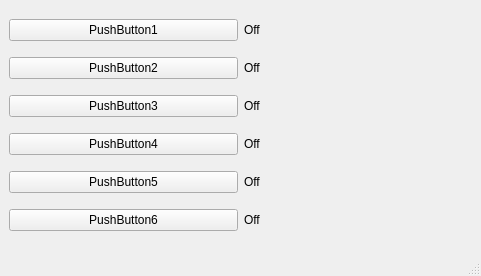
<?xml version="1.0" encoding="UTF-8"?>
<ui version="4.0">
 <class>MainWindow</class>
 <widget class="QMainWindow" name="MainWindow">
  <property name="geometry">
   <rect>
    <x>0</x>
    <y>0</y>
    <width>481</width>
    <height>276</height>
   </rect>
  </property>
  <property name="windowTitle">
   <string>MainWindow</string>
  </property>
  <widget class="QWidget" name="centralwidget">
   <layout class="QGridLayout" name="gridLayout">
    <item row="0" column="0">
     <widget class="QPushButton" name="pushButton">
      <property name="text">
       <string>PushButton1</string>
      </property>
     </widget>
    </item>
    <item row="1" column="0">
     <widget class="QPushButton" name="pushButton_2">
      <property name="text">
       <string>PushButton2</string>
      </property>
     </widget>
    </item>
    <item row="4" column="0">
     <widget class="QPushButton" name="pushButton_5">
      <property name="text">
       <string>PushButton5</string>
      </property>
     </widget>
    </item>
    <item row="5" column="0">
     <widget class="QPushButton" name="pushButton_6">
      <property name="text">
       <string>PushButton6</string>
      </property>
     </widget>
    </item>
    <item row="2" column="0">
     <widget class="QPushButton" name="pushButton_3">
      <property name="text">
       <string>PushButton3</string>
      </property>
     </widget>
    </item>
    <item row="3" column="0">
     <widget class="QPushButton" name="pushButton_4">
      <property name="text">
       <string>PushButton4</string>
      </property>
     </widget>
    </item>
    <item row="0" column="1">
     <widget class="QLabel" name="label">
      <property name="text">
       <string>Off</string>
      </property>
     </widget>
    </item>
    <item row="1" column="1">
     <widget class="QLabel" name="label_2">
      <property name="text">
       <string>Off</string>
      </property>
     </widget>
    </item>
    <item row="2" column="1">
     <widget class="QLabel" name="label_3">
      <property name="text">
       <string>Off</string>
      </property>
     </widget>
    </item>
    <item row="3" column="1">
     <widget class="QLabel" name="label_4">
      <property name="text">
       <string>Off</string>
      </property>
     </widget>
    </item>
    <item row="4" column="1">
     <widget class="QLabel" name="label_5">
      <property name="text">
       <string>Off</string>
      </property>
     </widget>
    </item>
    <item row="5" column="1">
     <widget class="QLabel" name="label_6">
      <property name="text">
       <string>Off</string>
      </property>
     </widget>
    </item>
   </layout>
  </widget>
  <widget class="QMenuBar" name="menubar">
   <property name="geometry">
    <rect>
     <x>0</x>
     <y>0</y>
     <width>481</width>
     <height>26</height>
    </rect>
   </property>
  </widget>
  <widget class="QStatusBar" name="statusbar"/>
 </widget>
 <resources/>
 <connections/>
</ui>
